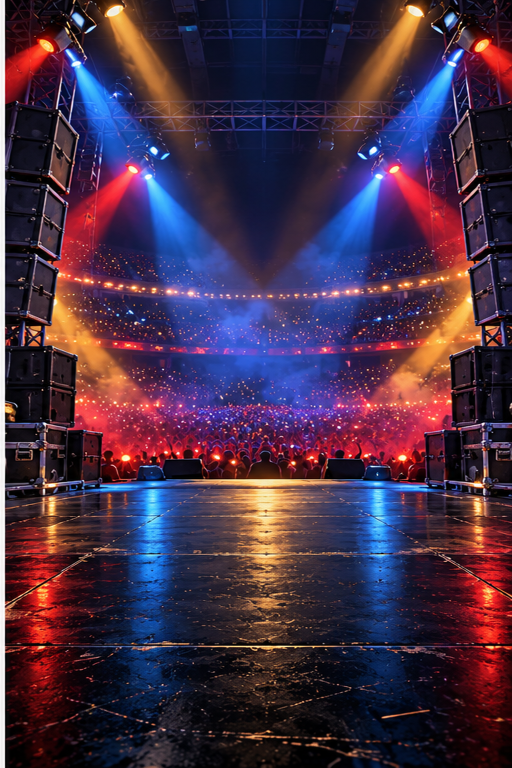
#> input picture art/bg-arena.png, 1024 x 1536 px (shown at 1/2 size); its folder holds only this picture in this run
$ python process_art.py
#> lines starting #> are read from the running program, lines starting #| are printed output that depends on the picture
"""Turn the ChatGPT PNGs in art/ into game sprites in sprites/.

- Removes scraps of neighbouring figures that ChatGPT leaves sliced off at the
  edge of each figure's box.
- Crops every pose of a stage to one shared box, so the dragon stays the same
  size when he changes pose.
- Repairs the few poses ChatGPT sliced through or fused with a neighbour (FIXES).
- Props (the bone, the bed and food-*.png) are cropped tight on their own.
- Backgrounds (bg-*.png) are only resized.

Run from the repo root:  python3 tools/process_art.py   (needs pillow, numpy, scipy)
"""
import glob
import os

import numpy as np
from PIL import Image
from scipy import ndimage

SIZE = 640


# [69 lines left out: functions clean, bbox, save, cut_right_of, round_left, carve, not called in this run]


def scallop(depth):  # a wing's membrane edge: dips in between two bone tips
    return lambda u: depth * np.sin(np.pi * u)


def cap(depth):  # a rounded tip: furthest out at mid-height
    return lambda u: depth * (2 * u - 1) ** 2


# Applied after the stage box is measured, so a fix never changes a stage's framing.
FIXES = {
    # A neighbour's wing is fused to the bottom of his right wing.
    "adult-idle": lambda a: cut_right_of(
        a, lambda y: 714 if y < 505 else 714 + (y - 505) * 31 / 70 if y <= 575 else 745, 380, 660),
    # Sliced flat down the left through wing, body and tail.
    "adult-sleep": lambda a: round_left(a, 430, 705, .0009, .0012),
    # Both wing tips and the tail tip sliced flat.
    "adult-happy": lambda a: (carve(a, "left", 450, 568, scallop(30)),
                              carve(a, "left", 690, 834, cap(45)),
                              carve(a, "right", 242, 318, scallop(22))),
    # Left wing sliced flat.
    "adult-fire": lambda a: carve(a, "left", 318, 542, scallop(45)),
}


EXTRAS = ("run", "fetch", "bath")  # action poses fitted into the stage's standing box


# [20 lines left out: functions fit_into, load, not called in this run]


def trim_edges(im, look=32, ref=48, jump=40):
    """ChatGPT backgrounds sometimes come with a thin white or pale strip down an edge.
    Crop each side past any line whose brightness jumps away from the art just inside it."""
#> called with look = 32, ref = 48, jump = 40
    g = np.asarray(im.convert("L"), dtype=float)
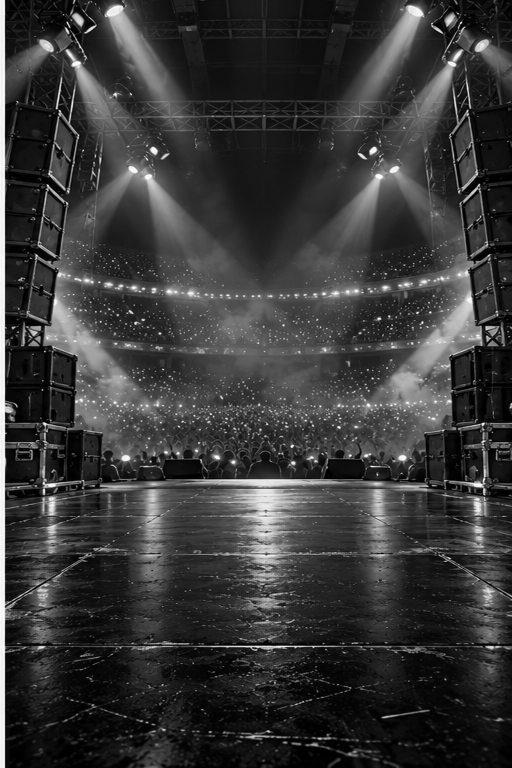
#> g: shape (1536, 1024) float64 (shown at 1/2 size); min 0, max 255, mean 56.2
    cut = {}
    for side, lines in (("left", g.mean(0)), ("right", g.mean(0)[::-1]),
                        ("top", g.mean(1)), ("bottom", g.mean(1)[::-1])):
        bad = [i for i in range(look) if abs(lines[i] - lines[ref]) > jump]
        cut[side] = bad[-1] + 3 if bad else 0  # +3 clears the soft blend into the art
#> this loop made 4 passes
#> side on passes 2 to 4: 'right', 'top', 'bottom'
#> (side, bad) on pass 1: ('left', [0, 1, 2, 3, 4, 5, 6, 7, 8, 9, 10])
#> after the loop, cut = {'left': 13, 'right': 0, 'top': 0, 'bottom': 0}
    w, h = im.size
#> w = 1024; h = 1536
    return im.crop((cut["left"], cut["top"], w - cut["right"], h - cut["bottom"]))
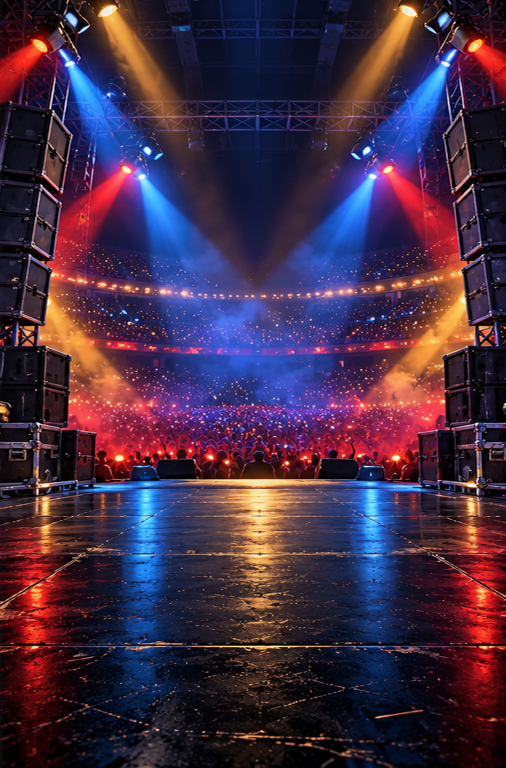
#> returned value: PIL image 1011x1536 RGB (shown at 1/2 size); mean R, G, B 67.8, 44.7, 68.5


def backgrounds():
    for f in sorted(glob.glob("art/bg-*.png")):  # backgrounds: opaque, edge strips trimmed, resized
        im = trim_edges(Image.open(f).convert("RGB"))
        im = im.resize((720, round(im.size[1] * 720 / im.size[0])), Image.LANCZOS)
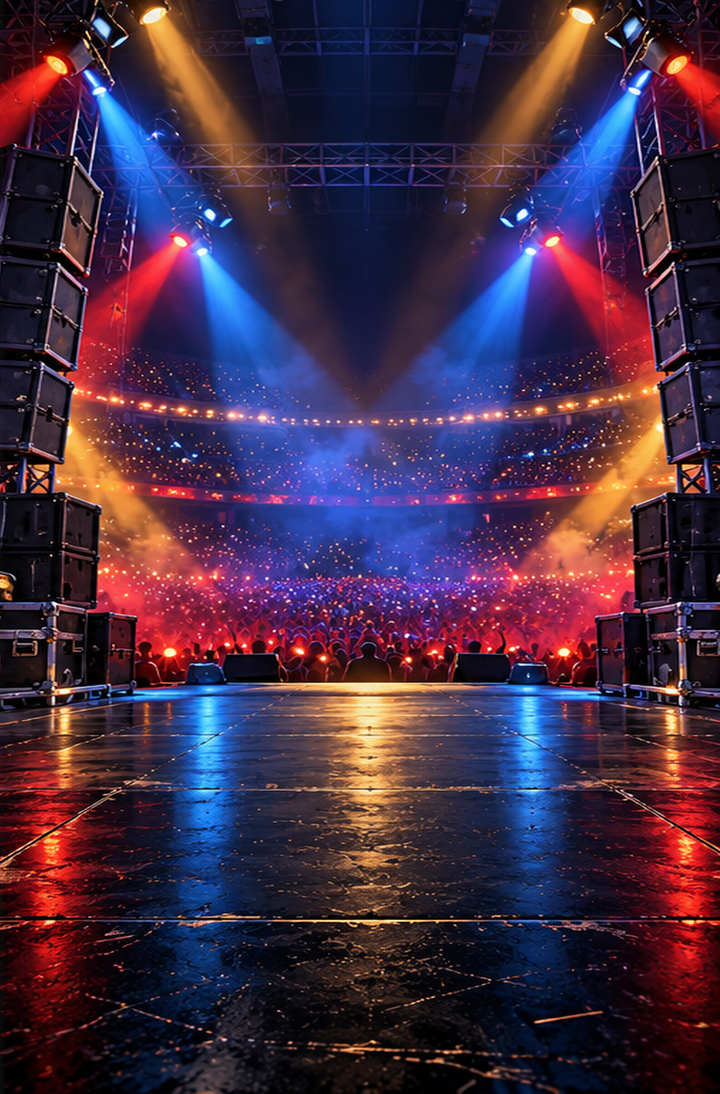
#> im: PIL image 720x1094 RGB; mean R, G, B 67.8, 44.8, 68.5
        im.save("sprites/" + os.path.basename(f)[:-4] + ".webp", "WEBP", quality=80, method=6)
        print(os.path.basename(f)[:-4], im.size)
#| bg-arena (720, 1094)


def main():
    os.makedirs("sprites", exist_ok=True)
    backgrounds()
    art = {os.path.basename(f)[:-4]: load(f) for f in sorted(glob.glob("art/*.png"))
           if not os.path.basename(f).startswith("bg-")}
    for stage in ["egg", "baby", "teen", "adult"]:
        names = [k for k in art if k.startswith(stage + "-")]
        core = [k for k in names if k.split("-")[1] not in EXTRAS]
        if not core:
            continue
        boxes = [bbox(art[k], 0) for k in core]
        x0 = min(b[0] for b in boxes); y0 = min(b[1] for b in boxes)
        x1 = max(b[2] for b in boxes); y1 = max(b[3] for b in boxes)
        p = int(0.03 * max(x1 - x0, y1 - y0))
        box = (max(0, x0 - p), max(0, y0 - p), min(1023, x1 + p), min(1023, y1 + p))
        for k in names:
            if k in FIXES:
                FIXES[k](art[k])
        for k in core:
            save(art[k], box, k)
        for k in names:
            if k not in core:
                save(*fit_into(art[k], box), k)
        print(stage, ", ".join(sorted(names)))
    for k in sorted(art):  # props: the bone and the foods, cropped tight
        if k in ("bone", "bed") or k.startswith("food-"):
            save(art[k], bbox(art[k], 0.04), k)
            print(k)


if __name__ == "__main__":
    main()

$ run again, on art/bg-club.png
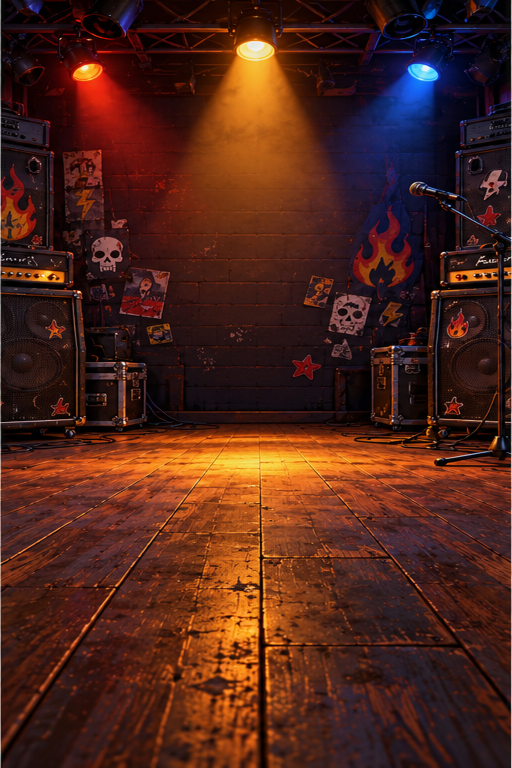
#> input picture art/bg-club.png, 1024 x 1536 px (shown at 1/2 size)
#> in trim_edges, `g = np.asarray(im.convert("L"), dtype=float)`:
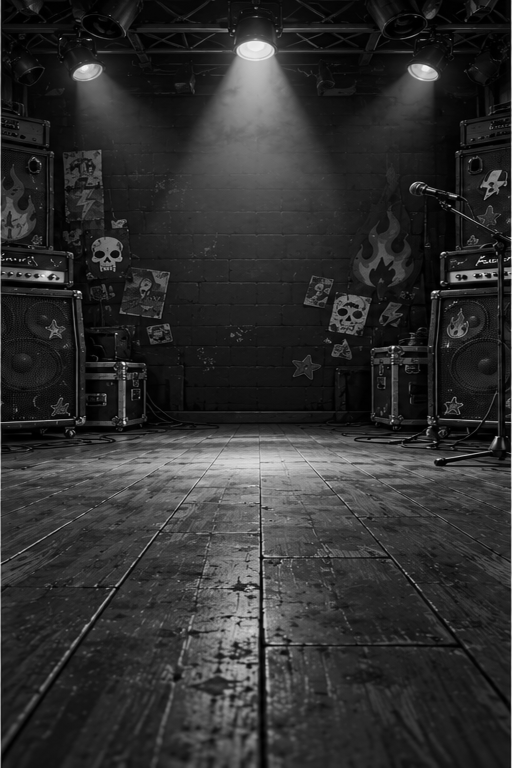
#> g: shape (1536, 1024) float64 (shown at 1/2 size); min 0, max 255, mean 47.4
#> the loop in trim_edges, `for side, lines in (("left", g.mean(0)), ("right", g.mean(0)[::-1]), (..` made 4 passes
#> (side, bad) on passes 1 to 2: ('left', [0, 1]), ('right', [0, 1])
#> after the loop in trim_edges, `for side, lines in (("left", g.mean(0)), ("right", g.mean(0)[::-1]),`: cut = {'left': 4, 'right': 4, 'top': 0, 'bottom': 0}
#> in backgrounds, `im = im.resize((720, round(im.size[1] * 720 / im.size[0])), Image.LANC..`:
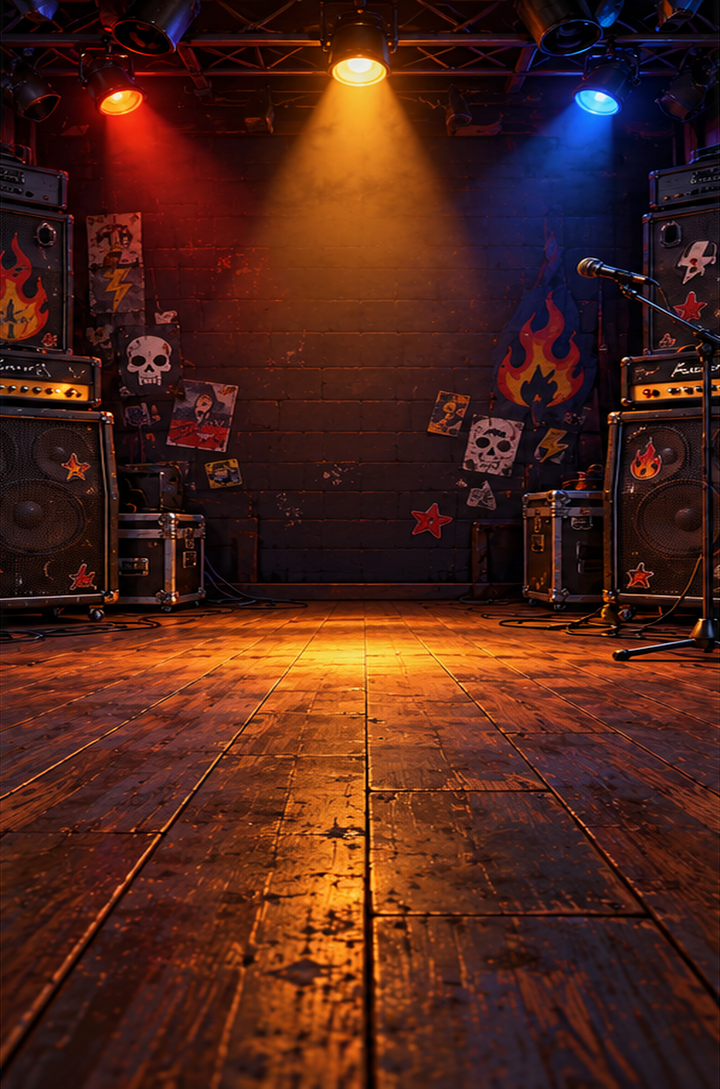
#> im: PIL image 720x1089 RGB; mean R, G, B 77.5, 35.8, 24.6
#| bg-club (720, 1089)

$ run again, on art/bg-garage.png
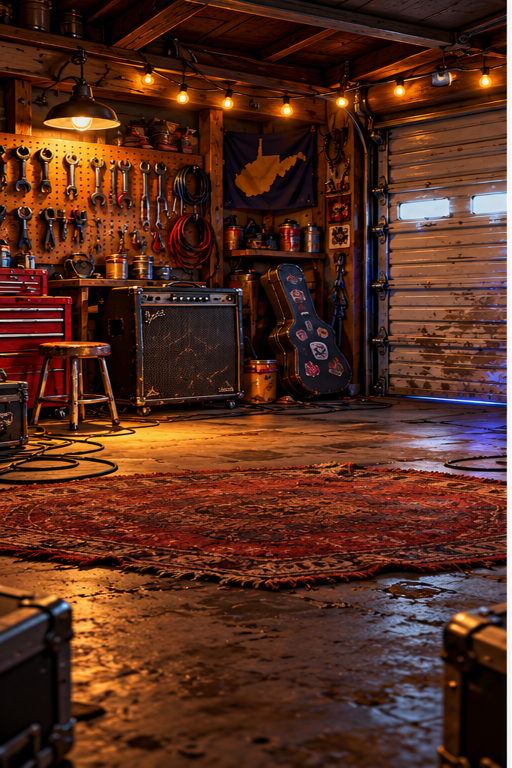
#> input picture art/bg-garage.png, 1024 x 1536 px (shown at 1/2 size)
#> in trim_edges, `g = np.asarray(im.convert("L"), dtype=float)`:
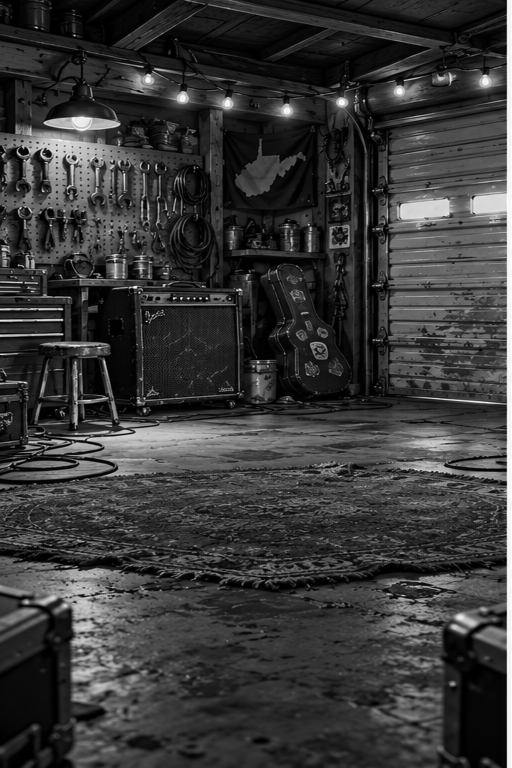
#> g: shape (1536, 1024) float64 (shown at 1/2 size); min 0, max 255, mean 56.3
#> the loop in trim_edges, `for side, lines in (("left", g.mean(0)), ("right", g.mean(0)[::-1]), (..` made 4 passes
#> side on passes 1, 3, 4: 'left', 'top', 'bottom'
#> after the loop in trim_edges, `for side, lines in (("left", g.mean(0)), ("right", g.mean(0)[::-1]),`: cut = {'left': 0, 'right': 13, 'top': 0, 'bottom': 0}
#> in backgrounds, `im = im.resize((720, round(im.size[1] * 720 / im.size[0])), Image.LANC..`:
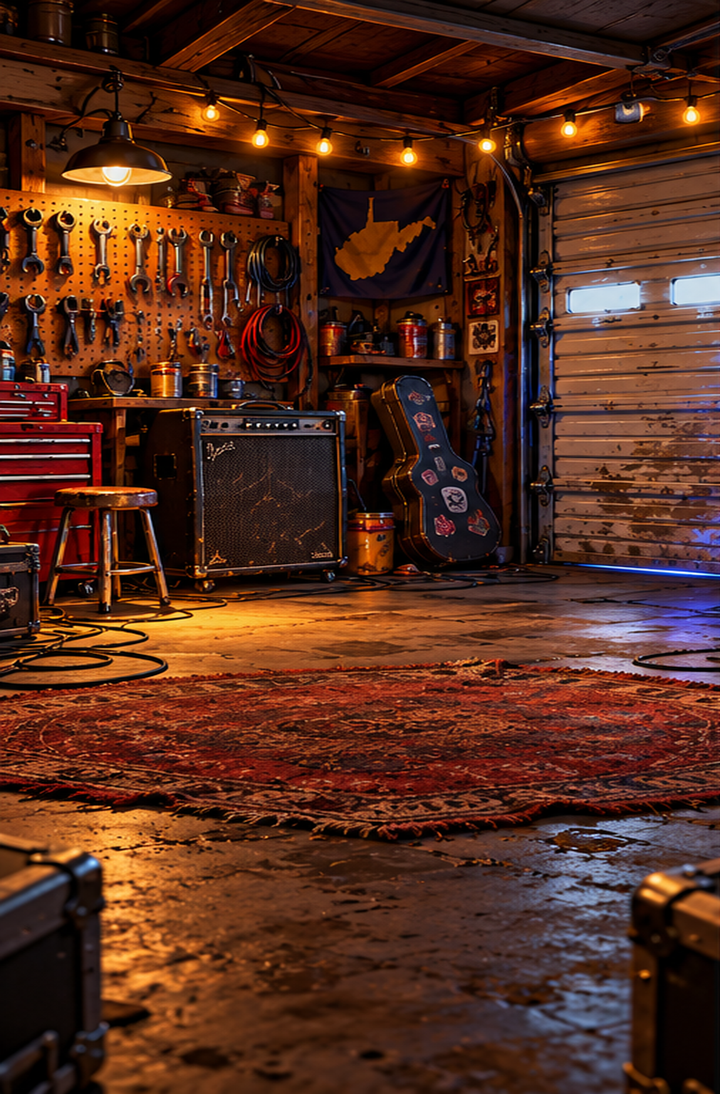
#> im: PIL image 720x1094 RGB; mean R, G, B 84.7, 44.1, 28
#| bg-garage (720, 1094)
